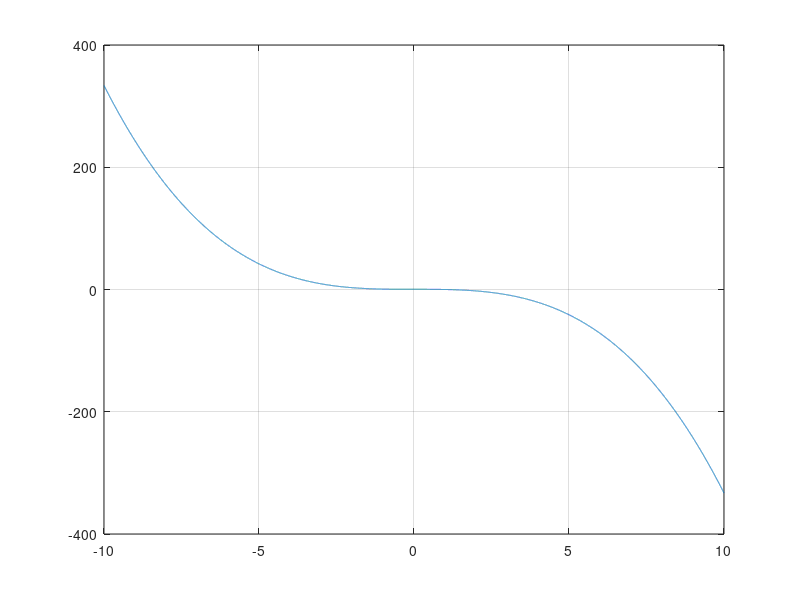

Source code (MATLAB): (Note: this script raises an error after producing the figure.)
eps = 0.00001;
F = @(x)(1-x.^3)./3;
x = (-10:0.001:10);
plot(x, F(x));
grid on;
a = 0;
b = 1;

Result3 = simpleIteration(F, a, eps);


function x = simpleIteration(f,x0,eps)
x = x0; % initialize
err = 1;
while err > eps
x_prev = f(x);
x = x_prev;
err = abs(x-x_prev);
end
end

